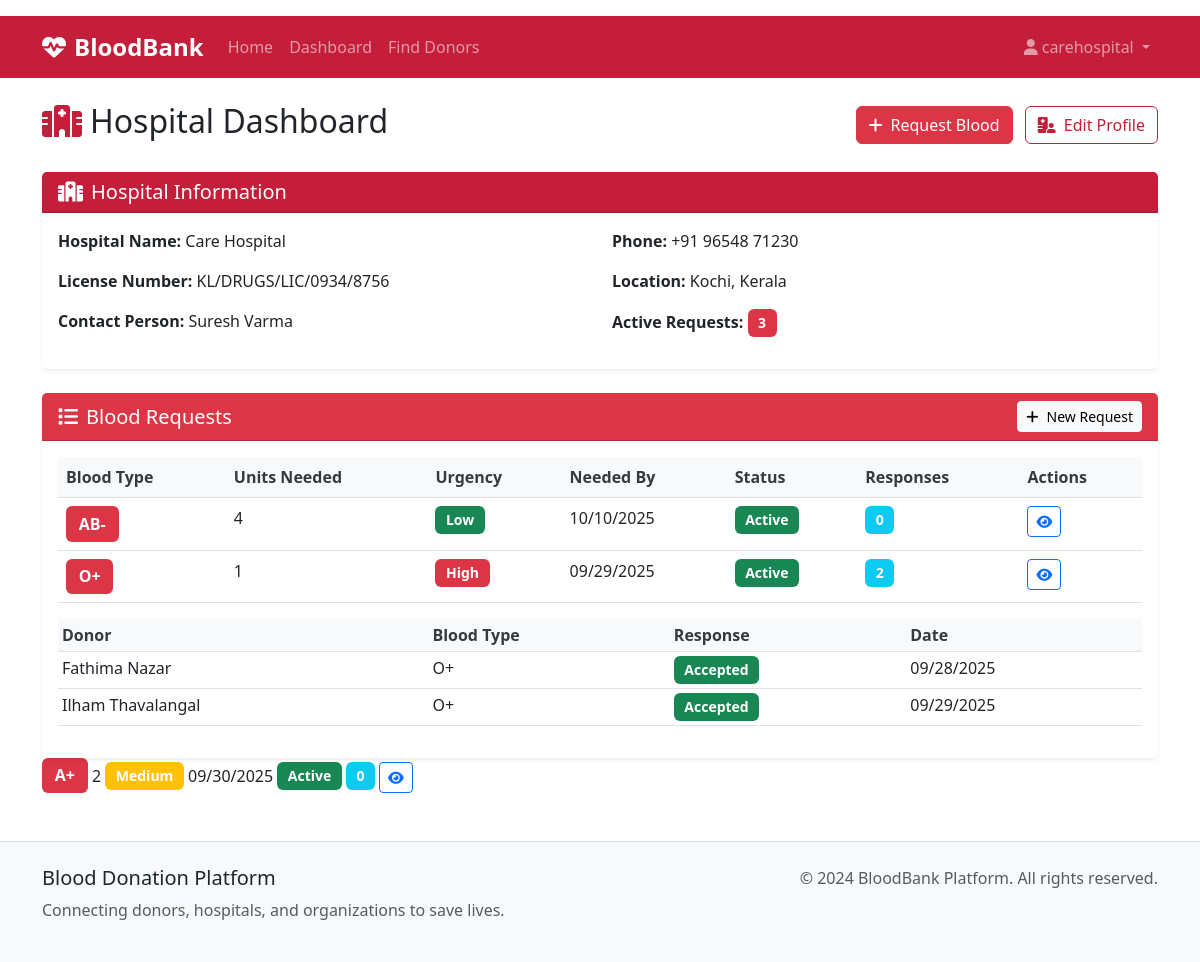
Page /hospital/dashboard (signed in) on the committed database.
### models.py (models this page shows, shortened)
class User(db.Model):
    id = db.Column(db.Integer, primary_key=True)
    username = db.Column(db.String(80), unique=True, nullable=False)
    email = db.Column(db.String(120), unique=True, nullable=False)
    password_hash = db.Column(db.String(256), nullable=False)
    role = db.Column(db.String(20), nullable=False)  # donor, hospital, organization, admin
    created_at = db.Column(db.DateTime, default=datetime.utcnow)
    is_active = db.Column(db.Boolean, default=True)
    donor_profile = db.relationship('DonorProfile', backref='user', uselist=False)
    hospital_profile = db.relationship('HospitalProfile', backref='user', uselist=False)
    organization_profile = db.relationship('OrganizationProfile', backref='user', uselist=False)

class HospitalProfile(db.Model):
    id = db.Column(db.Integer, primary_key=True)
    user_id = db.Column(db.Integer, db.ForeignKey('user.id'), nullable=False)
    hospital_name = db.Column(db.String(200), nullable=False)
    license_number = db.Column(db.String(50), nullable=False)
    contact_person = db.Column(db.String(100), nullable=False)
    phone = db.Column(db.String(20), nullable=False)
    address = db.Column(db.Text, nullable=False)
    city = db.Column(db.String(50), nullable=False)
    state = db.Column(db.String(50), nullable=False)
    zip_code = db.Column(db.String(10), nullable=False)
    blood_requests = db.relationship('BloodRequest', backref='hospital')

class BloodRequest(db.Model):
    id = db.Column(db.Integer, primary_key=True)
    hospital_id = db.Column(db.Integer, db.ForeignKey('hospital_profile.id'), nullable=False)
    blood_type = db.Column(db.String(5), nullable=False)
    units_needed = db.Column(db.Integer, nullable=False)
    urgency_level = db.Column(db.String(20), nullable=False)  # low, medium, high, critical
    description = db.Column(db.Text)
    status = db.Column(db.String(20), default='active')  # active, fulfilled, cancelled
    requested_at = db.Column(db.DateTime, default=datetime.utcnow)
    needed_by = db.Column(db.DateTime, nullable=False)
    responses = db.relationship('BloodRequestResponse', backref='request')

class BloodRequestResponse(db.Model):
    id = db.Column(db.Integer, primary_key=True)
    request_id = db.Column(db.Integer, db.ForeignKey('blood_request.id'), nullable=False)
    donor_id = db.Column(db.Integer, db.ForeignKey('donor_profile.id'), nullable=False)
    status = db.Column(db.String(20), default='pending')  # pending, accepted, declined
    response_date = db.Column(db.DateTime, default=datetime.utcnow)
    notes = db.Column(db.Text)
    donor = db.relationship('DonorProfile', backref='request_responses')

class DonorProfile(db.Model):
    id = db.Column(db.Integer, primary_key=True)
    user_id = db.Column(db.Integer, db.ForeignKey('user.id'), nullable=False)
    full_name = db.Column(db.String(100), nullable=False)
    blood_type = db.Column(db.String(5), nullable=False)  # A+, A-, B+, B-, AB+, AB-, O+, O-
    phone = db.Column(db.String(20), nullable=False)
    address = db.Column(db.Text, nullable=False)
    city = db.Column(db.String(50), nullable=False)
    state = db.Column(db.String(50), nullable=False)
    zip_code = db.Column(db.String(10), nullable=False)
    date_of_birth = db.Column(db.Date, nullable=False)
    last_donation_date = db.Column(db.Date)
    medical_conditions = db.Column(db.Text)
    is_available = db.Column(db.Boolean, default=True)
    donations = db.relationship('Donation', backref='donor')

### routes.py (the view)
@app.route('/hospital/dashboard')
@role_required(['hospital'])
def hospital_dashboard():
    user = get_current_user()
    profile = get_user_profile(user)
    blood_requests = []
    if profile:
        blood_requests = BloodRequest.query.filter_by(hospital_id=profile.id).order_by(BloodRequest.requested_at.desc()).limit(10).all()
    return render_template('hospital/dashboard.html', profile=profile, blood_requests=blood_requests)

### templates/hospital/dashboard.html (shortened to what this page needs)
{% extends "base.html" %}
{% block content %}
<div class="d-flex justify-content-between align-items-center mb-4">
    <h2><i class="fas fa-hospital me-2 text-medical"></i>Hospital Dashboard</h2>
    <div>
        {% if profile %}
            <a href="{{ url_for('request_blood') }}" class="btn btn-danger me-2">
                <i class="fas fa-plus me-2"></i>Request Blood
            </a>
            <a href="{{ url_for('hospital_profile') }}" class="btn btn-outline-medical">
                <i class="fas fa-hospital-user me-2"></i>Edit Profile
            </a>
        {% endif %}
    </div>
</div>
{% if not profile %}
    <div class="alert alert-warning" role="alert">
        <i class="fas fa-exclamation-triangle me-2"></i>
        <strong>Complete Your Hospital Profile</strong> - Please complete your hospital profile to start requesting blood.
        <a href="{{ url_for('hospital_profile') }}" class="btn btn-sm btn-warning ms-2">Complete Profile</a>
    </div>
{% else %}
    <div class="row mb-4">
        <div class="col-12">
            <div class="card border-0 shadow-sm">
                <div class="card-header bg-medical text-white">
                    <h5 class="mb-0"><i class="fas fa-hospital me-2"></i>Hospital Information</h5>
                </div>
                <div class="card-body">
                    <div class="row">
                        <div class="col-md-6">
                            <p><strong>Hospital Name:</strong> {{ profile.hospital_name }}</p>
                            <p><strong>License Number:</strong> {{ profile.license_number }}</p>
                            <p><strong>Contact Person:</strong> {{ profile.contact_person }}</p>
                        </div>
                        <div class="col-md-6">
                            <p><strong>Phone:</strong> {{ profile.phone }}</p>
                            <p><strong>Location:</strong> {{ profile.city }}, {{ profile.state }}</p>
                            <p><strong>Active Requests:</strong>
                                <span class="badge bg-danger">{{ blood_requests|selectattr('status', 'equalto', 'active')|list|length }}</span>
                            </p>
                        </div>
                    </div>
                </div>
            </div>
        </div>
    </div>
    <div class="row">
        <div class="col-12">
            <div class="card border-0 shadow-sm">
                <div class="card-header bg-danger text-white d-flex justify-content-between align-items-center">
                    <h5 class="mb-0"><i class="fas fa-list me-2"></i>Blood Requests</h5>
                    <a href="{{ url_for('request_blood') }}" class="btn btn-light btn-sm">
                        <i class="fas fa-plus me-2"></i>New Request
                    </a>
                </div>
                <div class="card-body">
                    {% if blood_requests %}
                        <div class="table-responsive">
                            <table class="table table-hover">
                                <thead class="table-light">
                                    <tr>
                                        <th>Blood Type</th>
                                        <th>Units Needed</th>
                                        <th>Urgency</th>
                                        <th>Needed By</th>
                                        <th>Status</th>
                                        <th>Responses</th>
                                        <th>Actions</th>
                                    </tr>
                                </thead>
                                <tbody>
                                    {% for request in blood_requests %}
                                        <tr>
                                            <td>
                                                <span class="badge bg-danger fs-6">{{ request.blood_type }}</span>
                                            </td>
                                            <td>{{ request.units_needed }}</td>
                                            <td>
                                                <span class="badge bg-{{ format_urgency_level(request.urgency_level) }}">
                                                    {{ request.urgency_level.title() }}
                                                </span>
                                            </td>
                                            <td>{{ request.needed_by.strftime('%m/%d/%Y') }}</td>
                                            <td>
                                                {% if request.status == 'active' %}
                                                    <span class="badge bg-success">Active</span>
                                                {% elif request.status == 'fulfilled' %}
                                                    <span class="badge bg-primary">Fulfilled</span>
                                                {% else %}
                                                    <span class="badge bg-secondary">{{ request.status.title() }}</span>
                                                {% endif %}
                                            </td>
                                            <td>
                                                <span class="badge bg-info">{{ request.responses|length }}</span>
                                            </td>
                                            <td>
                                                <button class="btn btn-outline-primary btn-sm"
                                                        data-bs-toggle="modal"
                                                        data-bs-target="#requestModal{{ request.id }}">
                                                    <i class="fas fa-eye"></i>
                                                </button>
                                            </td>
                                        </tr>
                                        <div class="modal fade" id="requestModal{{ request.id }}" tabindex="-1">
                                            <div class="modal-dialog modal-lg">
                                                <div class="modal-content">
                                                    <div class="modal-body">
                                                        {% if request.responses %}
                                                            <div class="table-responsive">
                                                                <table class="table table-sm">
                                                                    <thead>
                                                                        <tr>
                                                                            <th>Donor</th>
                                                                            <th>Blood Type</th>
                                                                            <th>Response</th>
                                                                            <th>Date</th>
                                                                        </tr>
                                                                    </thead>
                                                                    <tbody>
                                                                        {% for response in request.responses %}
                                                                            <tr>
                                                                                <td>{{ response.donor.full_name }}</td>
                                                                                <td>{{ response.donor.blood_type }}</td>
                                                                                <td>
                                                                                    {% if response.status == 'accepted' %}
                                                                                        <span class="badge bg-success">Accepted</span>
                                                                                    {% else %}
                                                                                        <span class="badge bg-secondary">Declined</span>
                                                                                    {% endif %}
                                                                                </td>
                                                                                <td>{{ response.response_date.strftime('%m/%d/%Y') }}</td>
                                                                            </tr>
                                                                        {% endfor %}
                                                                    </tbody>
                                                                </table>
                                                            </div>
                                                        {% else %}
                                                            <div class="text-center text-muted">
                                                                <p>No responses yet</p>
                                                            </div>
                                                        {% endif %}
                                                    </div>
                                                </div>
                                            </div>
                                        </div>
                                    {% endfor %}
                                </tbody>
                            </table>
                        </div>
                    {% endif %}
                </div>
            </div>
        </div>
    </div>
{% endif %}
{% endblock %}

### templates/base.html (shortened to what this page needs)
<!DOCTYPE html>
<html lang="en">
<head>
    <link href="https://cdn.jsdelivr.net/npm/bootstrap@5.3.0/dist/css/bootstrap.min.css" rel="stylesheet">
    <link href="https://cdnjs.cloudflare.com/ajax/libs/font-awesome/6.4.0/css/all.min.css" rel="stylesheet">
    <link href="{{ url_for('static', filename='css/styles.css') }}" rel="stylesheet">
</head>
<body>
    <nav class="navbar navbar-expand-lg navbar-dark bg-medical">
        <div class="container">
            <a class="navbar-brand" href="{{ url_for('index') }}">
                <i class="fas fa-heartbeat me-2"></i>BloodBank
            </a>
            <div class="collapse navbar-collapse" id="navbarNav">
                <ul class="navbar-nav me-auto">
                    <li class="nav-item">
                        <a class="nav-link" href="{{ url_for('index') }}">Home</a>
                    </li>
                    {% if session.user_id %}
                        <li class="nav-item">
                            <a class="nav-link" href="{{ url_for('dashboard') }}">Dashboard</a>
                        </li>
                        <li class="nav-item">
                            <a class="nav-link" href="{{ url_for('search_donors') }}">Find Donors</a>
                        </li>
                    {% endif %}
                </ul>
                <ul class="navbar-nav">
                    {% if session.user_id %}
                        <li class="nav-item dropdown">
                            <a class="nav-link dropdown-toggle" href="#" id="navbarDropdown" role="button" data-bs-toggle="dropdown">
                                <i class="fas fa-user me-1"></i>{{ session.username }}
                            </a>
                        </li>
                    {% endif %}
                </ul>
            </div>
        </div>
    </nav>
    <main class="container mt-4">
        {% block content %}{% endblock %}
    </main>
    <footer class="bg-light mt-5 py-4">
        <div class="container">
            <div class="row">
                <div class="col-md-6">
                    <h5>Blood Donation Platform</h5>
                    <p class="text-muted">Connecting donors, hospitals, and organizations to save lives.</p>
                </div>
                <div class="col-md-6 text-md-end">
                    <p class="text-muted">&copy; 2024 BloodBank Platform. All rights reserved.</p>
                </div>
            </div>
        </div>
    </footer>
</body>
</html>

### rows in the picture
User: username "carehospital"
HospitalProfile: hospital_name "Care Hospital", license_number "KL/DRUGS/LIC/0934/8756", contact_person "Suresh Varma", phone "+91 96548 71230", city "Kochi", state "Kerala"
BloodRequest: blood_type "AB-", units_needed "4", urgency_level "Low", needed_by "10/10/2025", status "Active", responses|length "0"
BloodRequest: blood_type "O+", units_needed "1", urgency_level "High", needed_by "09/29/2025", status "Active", responses|length "2"
BloodRequestResponse: donor.full_name "Fathima Nazar", donor.blood_type "O+", status "Accepted", response_date "09/28/2025"
BloodRequestResponse: donor.full_name "Ilham Thavalangal", donor.blood_type "O+", status "Accepted", response_date "09/29/2025"
BloodRequest: blood_type "A+", units_needed "2", urgency_level "Medium", needed_by "09/30/2025", status "Active", responses|length "0"

### other values in the picture
{{ blood_requests|selectattr('status', 'equalto', 'active')|list|length }} "3"
